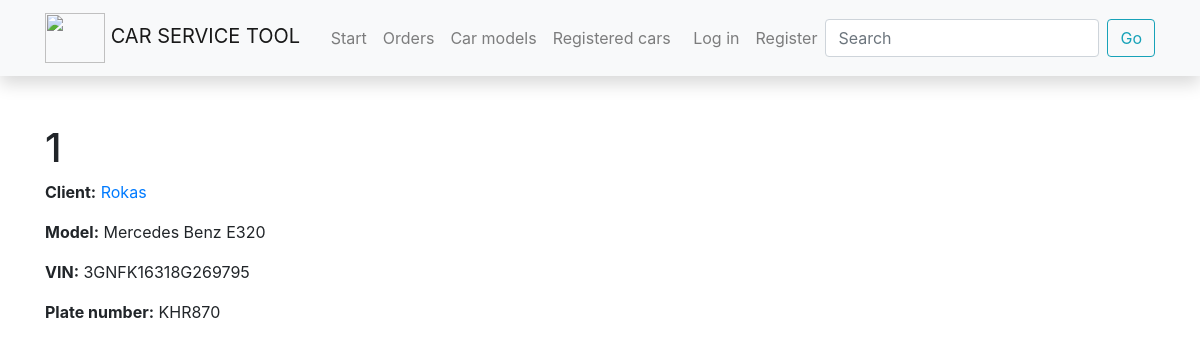
The app's page /car_service/registered_cars/1 with its own data.
### car_service/models.py (models this page shows, shortened)
class Car(models.Model):
    car_model = models.ForeignKey(
        CarModel,
        on_delete=models.RESTRICT,
        null=True)
    description = HTMLField(default="")
    VIN_code = models.CharField(
        max_length=200
    )
    plate_number = models.CharField(
        max_length=200,
        help_text='Enter vehicles plate number'
    )
    client = models.CharField(
        max_length=100,
    )
    def display_order(self):
        return ", ".join(str(order.id) for order in self.orders.all())
    display_order.short_description = "Order"

class CarModel(models.Model):
    make = models.CharField(
        max_length=200,
        help_text='Enter vehicles maker'
    )
    model = models.CharField(
        max_length=200,
        help_text='Enter vehicles model'
    )
    description = models.TextField(
        max_length=2000,
        default='',
        blank=True,
    )
    photo_link = models.CharField(
        'Link to photo',
        max_length=330,
        default='',
    )
    def __str__(self):
        return f'{self.make} {self.model}'

### car_service/views.py (the view)
# urls.py: path('registered_cars/<int:registered_car_id>', views.registered_car, name='registered_car'),
def registered_car(request, registered_car_id):
    single_car = get_object_or_404(Car, pk=registered_car_id)
    return render(request, 'registeredcar.html', {'registered_car': single_car})

### templates/registeredcar.html (shortened to what this page needs)
{% extends "base.html" %}
{% block content %}
  <h1>{{ registered_car.id }}</h1>
  <p><strong>Client:</strong> <a href="{% url 'registered_car' registered_car.pk %}">{{ registered_car.client }}</a></p>
  <p><strong>Model:</strong> {{ registered_car.car_model }}</p>
  <p><strong>VIN:</strong> {{ registered_car.VIN_code }}</p>
  <p><strong>Plate number:</strong> {{ registered_car.plate_number }}</p>
{% endblock %}

### records on screen
Car: id "1", client "Rokas", car_model "Mercedes Benz E320", VIN_code "3GNFK16318G269795", plate_number "KHR870"
